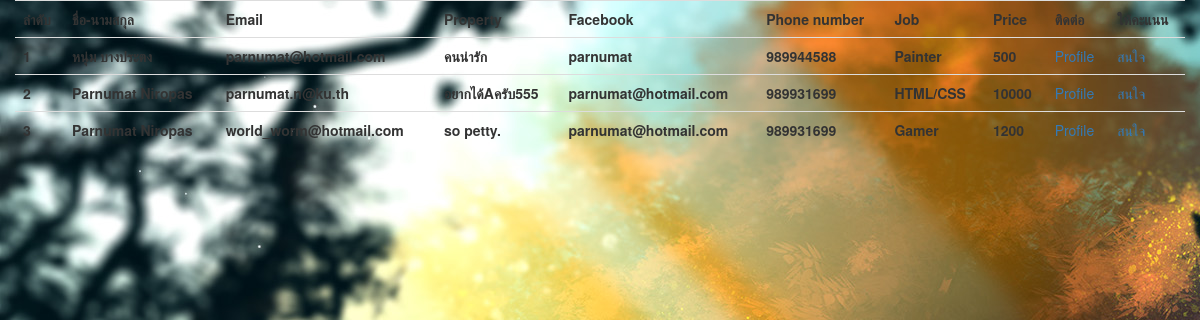
Screenshot of /search.php with the database file from the repository.
### tables this page shows
CREATE TABLE `employer` (
  `ID` int(10) NOT NULL,
  `member_code` int(10) NOT NULL,
  `User_Name` varchar(100) NOT NULL,
  `User_Email` varchar(100) NOT NULL,
  `Property` text NOT NULL,
  `Facebook` varchar(100) NOT NULL,
  `PhoneNumber` int(10) NOT NULL,
  `name_job` varchar(100) NOT NULL,
  `Price` int(11) NOT NULL,
  `Photo_Name` varchar(100) NOT NULL,
  `Status` int(11) DEFAULT NULL,
  `Score` int(10) NOT NULL
);

### search.php (the view, shortened to what this page needs)
<!DOCTYPE html>
<html lang="en">
<head>
    <link rel="stylesheet" href="node_modules/bootstrap/dist/css/bootstrap.min.css">
</head>
<body background="image/im02.jpg">
    <div class="container">
        <div class="row">
            <div class="col-md-13 mx-auto mt-5">
                <div class="card">
                    <?php
                    include('ConnectDB.php');
                    $query = "SELECT * FROM employer WHERE Status='1' AND (User_Name LIKE '%".$_GET["txtKeyword"]."%'
                    or User_Email LIKE '%".$_GET["txtKeyword"]."%'
                    or Price LIKE '%".$_GET["txtKeyword"]."%'
                    or name_job LIKE '%".$_GET["txtKeyword"]."%' )"
                    or die("Error:" . mysqli_error());
                    $result = mysqli_query($conn, $query);
                    echo "<table class='table'>";
                    echo "<th scope='col'>ลำดับ</th>
                    <th scope='col'>ชื่อ-นามสกุล</th>
                    <th scope='col'>Email</th>
                    <th scope='col'>Property</th>
                    <th scope='col'>Facebook</th>
                    <th scope='col'>Phone number</th>
                    <th scope='col'>Job</th>
                    <th scope='col'>Price</th>
                    <th scope='col'>ติดต่อ</th>
                    <th scope='col'>ให้คะแนน</th>";
                    $i=1; while($row = mysqli_fetch_array($result)) {
                    echo "<tr>";
                    echo "<th scope='row'>" .$i.  "</th> ";
                    echo "<th scope='row'>" .$row["User_Name"] .  "</th> ";
                    echo "<th scope='row'>" .$row["User_Email"] .  "</th> ";
                    echo "<th scope='row'>" .$row["Property"] .  "</th> ";
                    echo "<th scope='row'>" .$row["Facebook"] .  "</th> ";
                    echo "<th scope='row'>" .$row["PhoneNumber"] .  "</th> ";
                    echo "<th scope='row'>" .$row["name_job"] .  "</th> ";
                    echo "<th scope='row'>" .$row["Price"] .  "</th> ";
                    echo "<td><a href='profileEMP.php?ID=$row[0]'>Profile</a></td> ";
                    echo "<td><a href='Up.php?ID=$row[0]' onclick=\"return confirm('Do you want to upgate record')\">สนใจ</a></td> ";
                    echo "</tr>";
                    $i++;
                    }
                    echo "</table>";
                    ?>
                </div>
            </div>
        </div>
    </div>
</body>
</html>

### rows the page displays
employer: User_Name "หนุ่ม บางประตง", User_Email "parnumat@hotmail.com", Property "คนน่ารัก", Facebook "parnumat", PhoneNumber "989944588", name_job "Painter", Price "500"
employer: User_Name "Parnumat Niropas", User_Email "parnumat.n@ku.th", Property "อยากได้Aครับ555", Facebook "parnumat@hotmail.com", PhoneNumber "989931699", name_job "HTML/CSS", Price "10000"
employer: User_Name "Parnumat Niropas", User_Email "world_worm@hotmail.com", Property "so petty.", Facebook "parnumat@hotmail.com", PhoneNumber "989931699", name_job "Gamer", Price "1200"
